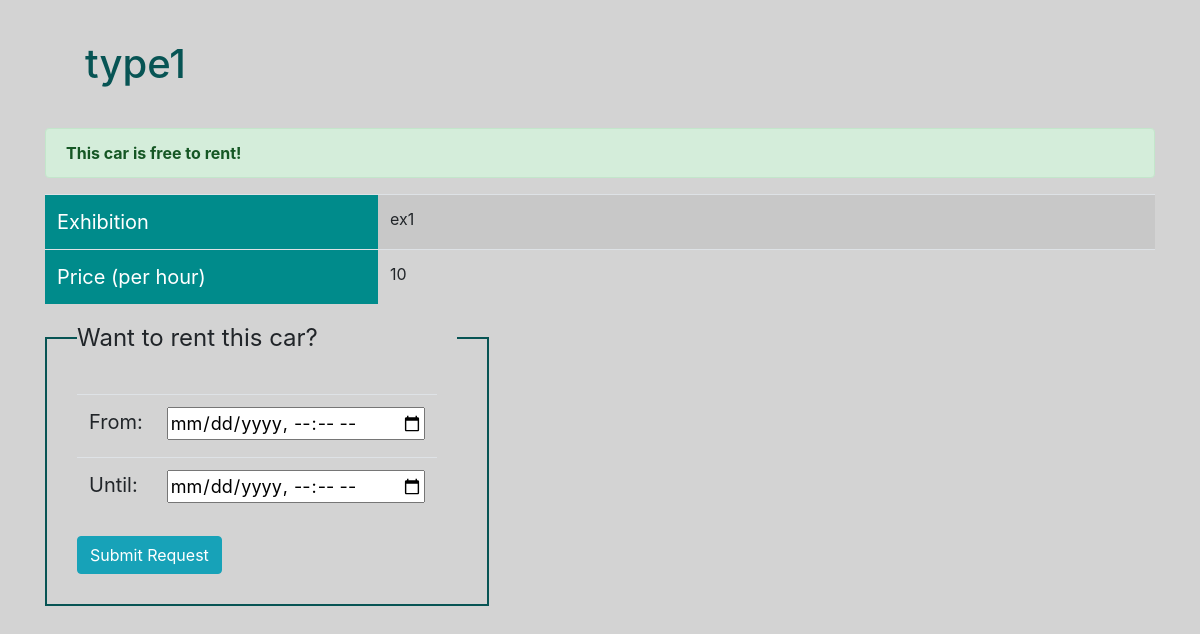
The app's page /rental/cars/1/ (signed in) with its own data.
### car_rental/models.py (models this page shows, shortened)
class Car(models.Model):
    car_type = models.CharField(max_length=50, default='type0')
    plate = models.CharField(max_length=8, default='12345678')
    renter = models.ForeignKey(User, null=True, default=None, on_delete=models.SET_NULL, related_name='cars_rented')
    owner = models.ForeignKey(User, on_delete=models.CASCADE, null=True, related_name='cars_owned')
    price_per_hour = models.IntegerField(default=10)
    rent_start_time = models.DateTimeField('Start Time', default=timezone.now)
    rent_end_time = models.DateTimeField('End Time', default=timezone.now)
    def is_rented(self):
        return self.rent_end_time > timezone.now()

class User(AbstractUser):
    isCarExhibition = models.BooleanField(default=False)
    credit = models.IntegerField(default=0)

### car_rental/views.py (the view)
# urls.py: path('cars/<int:pk>/', views.CarDetailView.as_view(), name='car'),
@method_decorator(login_required, name='dispatch')
class CarDetailView(generic.DetailView):
    model = Car
    context_object_name = 'car'
    template_name = 'car_rental/car_detail.html'
    def get_queryset(self):
        return Car.objects.all()

### car_rental/templates/car_rental/car_detail.html (shortened to what this page needs)
{% load static %}
<!DOCTYPE html>
<html lang="en">
<head>
    <link rel="stylesheet" href="https://cdn.jsdelivr.net/npm/bootstrap@4.6.1/dist/css/bootstrap.min.css">
    <link rel="stylesheet" type="text/css" href="{% static 'car_rental/stylesheets/car_detail.css' %}">
</head>
<body>
<div class="container">
    <h1>{{ car.car_type }}</h1>
    {% if car.is_rented %}
        <div style="margin-top: 10px" class="alert alert-danger">
            <strong>This car is rented!</strong>
        </div>
        <table class="table table-striped table-hover info-table">
            <tr>
                <td>Exhibition</td>
                <td>{{ car.owner.username }}</td>
            </tr>
            <tr>
                <td>Price (per hour)</td>
                <td>{{ car.price_per_hour }}</td>
            </tr>
            <tr>
                <td>It is rented till:</td>
                <td>{{ car.rent_end_time }}</td>
            </tr>
        </table>
    {% else %}
        <div style="margin-top: 10px" class="alert alert-success">
            <strong>This car is free to rent!</strong>
        </div>
            <table class="table table-striped table-hover info-table">
            <tr>
                <td>Exhibition</td>
                <td>{{ car.owner.username }}</td>
            </tr>
            <tr>
                <td>Price (per hour)</td>
                <td>{{ car.price_per_hour }}</td>
            </tr>
        </table>
        <form action="{% url 'car_rental:rent_request' car.id %}" method="post">
        <fieldset style="border: #075454 solid 2px; width: 40%; padding: 30px">
        <legend>Want to rent this car?</legend>
            <table class="table form-table" style="width: 35%">
                <tr>
                    <td>
                        <label for="rent_start_time">From:</label>
                    </td>
                    <td>
                        <input required id="rent_start_time" name="rent_start_time" type="datetime-local">
                    </td>
                </tr>
                <tr>
                    <td>
                        <label for="rent_end_time">Until:</label>
                    </td>
                    <td>
                        <input required id="rent_end_time" name="rent_end_time" type="datetime-local">
                    </td>
                </tr>
            </table>
        <input class="btn btn-info" type="submit" value="Submit Request">
        </fieldset>
        </form>
    {% endif %}
</div>
</body>
</html>

### car_rental/static/car_rental/stylesheets/car_detail.css (style rules this page uses)
body { background: lightgray; }
.info-table td:first-child { background: darkcyan; font-size: 20px; color: white; width: 30%; }
h1 { margin: 40px; color: #075454; }
.form-table tr { border: none; }
.form-table td { font-size: 18px; }
.form-table td:first-child { font-size: 20px; }

### records on screen
Car: car_type "type1", owner.username "ex1", price_per_hour "10"
